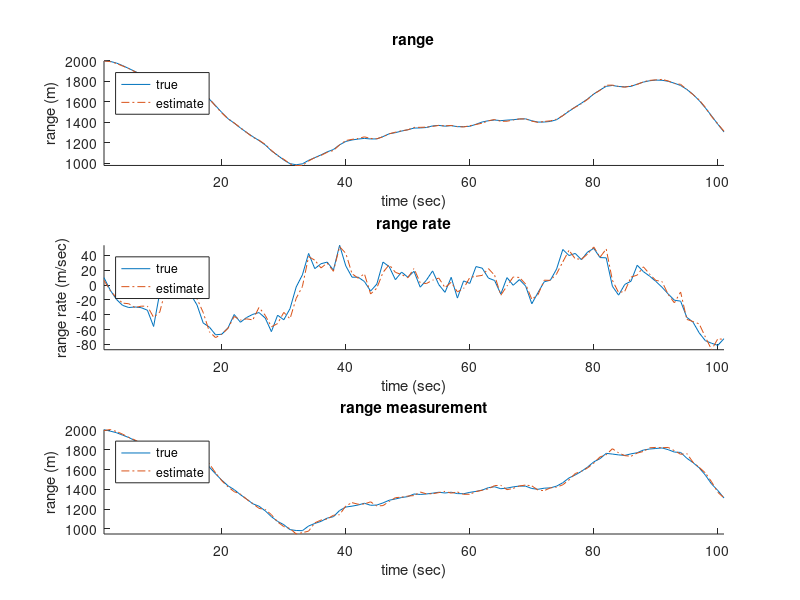
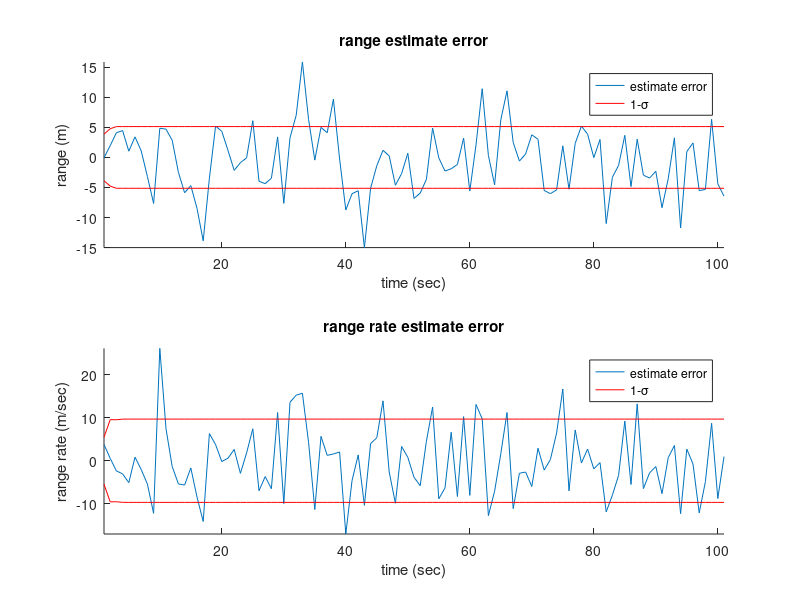

Reproduce these figures in MATLAB, in order.
clc; clear;

%%
% the sampling time
dt = 1;

% the process and measurement noise
Qc = 150;
Q = Qc * [dt^3/3 dt^2/2; dt^2/2 dt];
R = 30;

% the mean value and covariance of the initial state variable
x0 = [2000; 10];
P0 = 30 * eye(2);

% the initial value of the kalman filter
xbar = x0 + sqrt(P0) * randn(2,1);
Pbar = P0;
Qf = Q;     % the process noise covariance for the kalman filter

% set variable for saving results
X = [];
XHAT = [];
PHAT = [];
KK = [];
Z = [];
ZHAT = [];
SBAR = [];
TIME = [];

% the matrix of system
F = [1 dt; 0 1];
H = [1 0];

%%
for time = 0:100
    
    % the measurement model
    z = H * x0 + sqrt(R) * randn();

    % the measurement update
    zhat = H * xbar;
    S = H * Pbar * H' + R;
    Phat = Pbar - Pbar * H' * inv(S) * H * Pbar;
    K = Pbar * H' * inv(S);
    xhat = xbar + K * (z - zhat);

    % the time update
    xbar = F * xhat;
    Pbar = F * Phat * F' + Qf;
    
    % the kinematics model of system
    x = F * x0 + sqrt(Q) * randn(2,1);

    % save results
%     X = [X; x0'];
%     XHAT = [XHAT; xhat'];
%     PHAT = [PHAT; diag(Phat)'];
%     Z = [Z; z'];
%     ZHAT = [ZHAT; zhat'];
%     SBAR = [SBAR; diag(S)'];
%     TIME = [TIME; time];
%     KK = [KK; K'];

    X(time+1,:) = x0';
    XHAT(time+1,:) = xhat';
    PHAT(time+1,:) = diag(Phat)';
    Z(time+1,:) = z';
    ZHAT(time+1,:) = zhat';
    SBAR(time+1,:) = diag(S)';
    TIME(time+1,:) = time;
    KK(time+1,:) = K';

    % update state for next time step
    x0 = x;

end

%% range and range rate
figure(1)
subplot(3,1,1)
title('range')
hold on
plot(X(:,1))
plot(XHAT(:,1), '-.')
axis tight
xlabel('time (sec)'), ylabel('range (m)')
legend('true', 'estimate', 'Location', 'northwest')

subplot(3,1,2)
title('range rate')
hold on
plot(X(:,2))
plot(XHAT(:,2), '-.')
axis tight
xlabel('time (sec)'), ylabel('range rate (m/sec)')
legend('true', 'estimate', 'Location', 'northwest')

subplot(3,1,3)
title('range measurement')
hold on
plot(Z(:,1))
plot(ZHAT(:,1), '-.')
axis tight
xlabel('time (sec)'), ylabel('range (m)')
legend('true', 'estimate', 'Location', 'northwest')

%% estimate error and std
figure(2)
subplot(2,1,1)
title('range estimate error')
hold on
plot(X(:,1)-XHAT(:,1))
plot(sqrt(PHAT(:,1)), 'r')
plot(-sqrt(PHAT(:,1)), 'r')
axis tight
xlabel('time (sec)'), ylabel('range (m)')
legend('estimate error', '1-\sigma')

subplot(2,1,2)
title('range rate estimate error')
hold on
plot(X(:,2)-XHAT(:,2))
plot(sqrt(PHAT(:,2)), 'r')
plot(-sqrt(PHAT(:,2)), 'r')
axis tight
xlabel('time (sec)'), ylabel('range rate (m/sec)')
legend('estimate error', '1-\sigma')